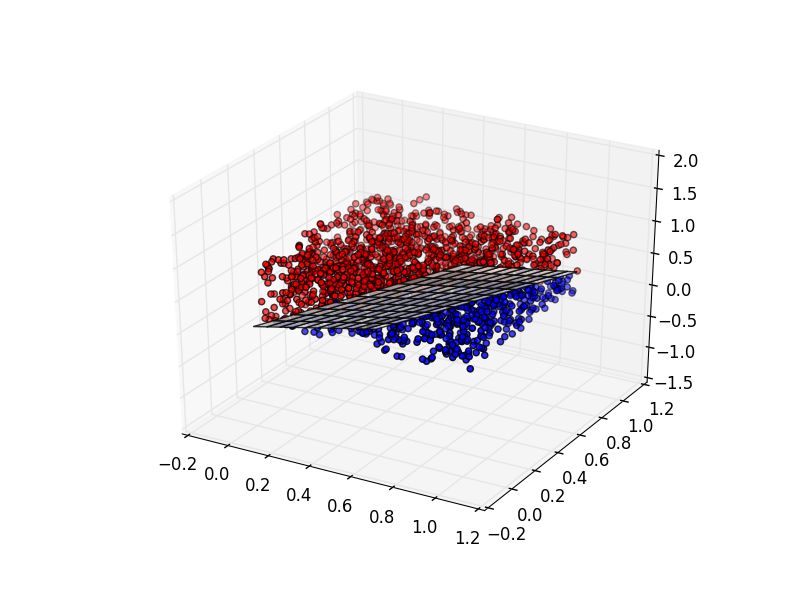

Recreate this plot in Python.
import numpy as np
import matplotlib.pyplot as plt
from mpl_toolkits.mplot3d import Axes3D

def getViolatedConstraint(x, y, w):
	constraints = x.dot(w)
	violatedIndex = None
	violatedLabel = None
	count = 0
	for index, (constraint, label) in enumerate(zip(constraints, y)):
		if (label == 1 and constraint < 0) or (label == -1 and constraint >= 0):
			violatedIndex = index
			violatedLabel = label
			count += 1
	print("Count: {}".format(count))
	if(not violatedLabel):
		return None
	return (violatedIndex, violatedLabel, count)

dataPoints = np.empty([0,3])
labels = np.empty([0,1])

with open('classification.txt', 'rb') as inputFile:
	for line in inputFile:
		line = line.decode('utf-8')
		line = line.strip()
		floatVals = [float(val) for val in line.split(',')]
		dataPoints = np.vstack([dataPoints, floatVals[0:3]])
		labels = np.vstack([labels, floatVals[3]])

dataPoints = np.append(np.ones([dataPoints.shape[0],1]), dataPoints, axis=1)
parameters = np.random.rand(dataPoints.shape[1], 1) - 0.5


violated = getViolatedConstraint(dataPoints, labels, parameters)
while(violated != None):
	index, y, numViolated = violated
	point = dataPoints[index, ]
	point = np.reshape(point, (point.shape[0], 1))
	alpha = 0.0001 * numViolated
	parameters = parameters + alpha * y * point
	print(parameters)
	violated = getViolatedConstraint(dataPoints, labels, parameters)

print(parameters)
xSurf, ySurf = [val / 100.0 for val in np.meshgrid(range(0, 100), range(0,100))]
zSurf = (parameters[1] * xSurf + parameters[2] * ySurf + parameters[0]) / (-1 * parameters[3])
colors = ['r' if label < 0 else 'b' for label in labels]
fig = plt.figure()
ax = fig.add_subplot(111, projection='3d')
ax.plot_surface(xSurf, ySurf, zSurf, color='w', alpha = 0.8)
ax.scatter(dataPoints[:, 1], dataPoints[:, 2], dataPoints[:, 3], c = colors)
plt.show()
